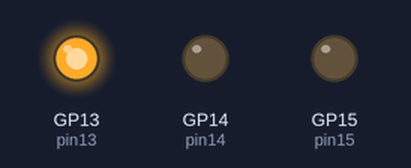
A program run on a simulated Raspberry Pi Pico running MicroPython. Shown: output pins drawn as LEDs (lit = HIGH).

Above: at 0.12 s.
At 1.12 s:
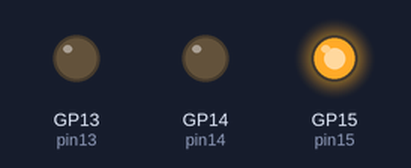
At 3.12 s:
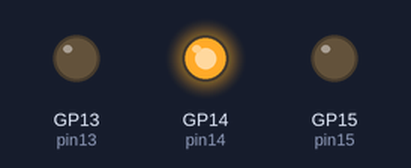
At 5.37 s:
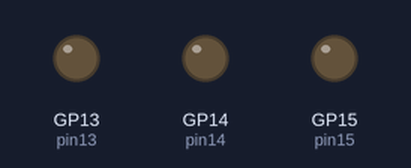
Timing chart, 0 to 5.8 s (numbered marks = the images above):
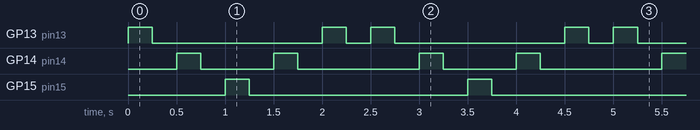

The program:

Lab2-2.py
```python
from machine import Pin
import time

pin13 = Pin(13,Pin.OUT)
pin14 = Pin(14,Pin.OUT)
pin15 = Pin(15,Pin.OUT)

for i in range(0,100,1):
    pin13.on()
    time.sleep_ms(250)
    pin13.off()
    time.sleep_ms(250)

    pin14.on()
    time.sleep_ms(250)
    pin14.off()
    time.sleep_ms(250)


    pin15.on()
    time.sleep_ms(250)
    pin15.off()
    time.sleep_ms(250)

    pin14.on()
    time.sleep_ms(250)
    pin14.off()
    time.sleep_ms(250)

    pin13.on()
    time.sleep_ms(250)
    pin13.off()
    time.sleep_ms(250)
```

Measured:
- by itself, GP13 (pin13): repeats every 2.5 s: LOW 1.8 s, HIGH 0.25 s, LOW 0.25 s, HIGH 0.25 s
- by itself, GP14 (pin14): repeats every 2.5 s: LOW 0.75 s, HIGH 0.25 s, LOW 1.3 s, HIGH 0.25 s
- by itself, GP15 (pin15): alternates HIGH for 0.25 s and LOW for 2.3 s
